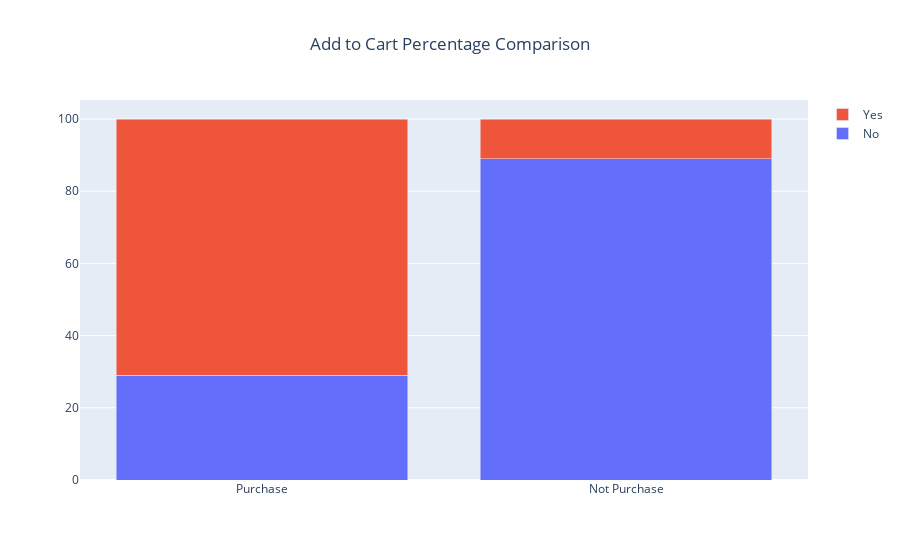

Notebook code for this chart:
### Code cell
# stacked bar chart on the percentage of users adding something to the shopping cart
Decision=['Purchase', 'Not Purchase']
fig = go.Figure(data=[
    go.Bar(name='No', x=Decision, y=[29,89]),
    go.Bar(name='Yes', x=Decision, y=[71,11])])

# use the stacked mode
fig.update_layout(barmode='stack', title='Add to Cart Percentage Comparison', title_x=0.5)
fig.show()

### Figure 1 — Plotly figure (JSON) as saved in the notebook; plotly's stock layout.template omitted (floating-point values rounded to 4 significant figures)
{"data": [{"name": "No", "type": "bar", "x": ["Purchase", "Not Purchase"], "y": [29, 89]}, {"name": "Yes", "type": "bar", "x": ["Purchase", "Not Purchase"], "y": [71, 11]}], "layout": {"barmode": "stack", "title": {"text": "Add to Cart Percentage Comparison", "x": 0.5}}}
